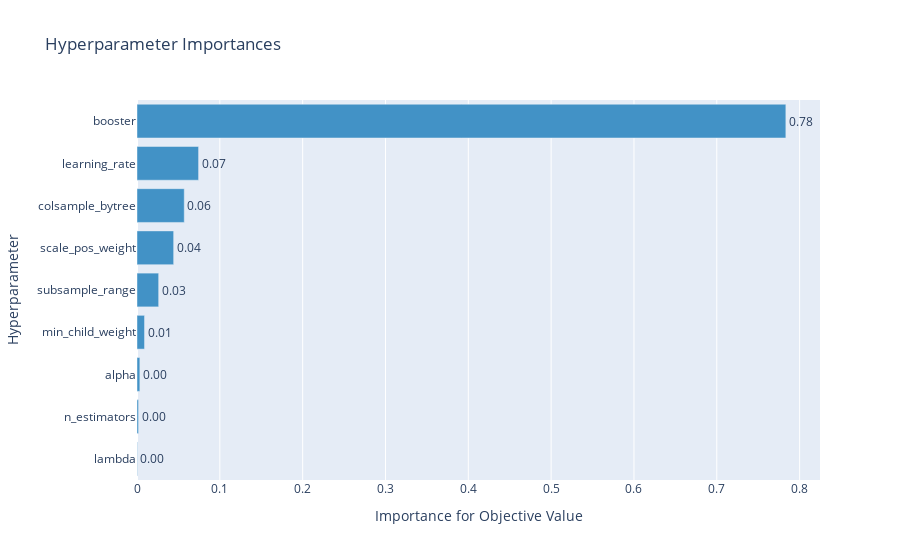

This figure's notebook cell:
### Code cell
fig = optuna.visualization.plot_param_importances(study)
fig.show();

### Figure 1 — Plotly figure (JSON) as saved in the notebook; plotly's stock layout.template omitted (floating-point values rounded to 4 significant figures)
{"data": [{"cliponaxis": false, "hovertemplate": ["lambda (LogUniformDistribution): 0.00045926882183034773<extra></extra>", "n_estimators (IntUniformDistribution): 0.0018544364496678395<extra></extra>", "alpha (LogUniformDistribution): 0.0034391127213557566<extra></extra>", "min_child_weight (IntUniformDistribution): 0.009085584064134497<extra></extra>", "subsample_range (UniformDistribution): 0.026152872310114553<extra></extra>", "scale_pos_weight (IntUniformDistribution): 0.04424713216252803<extra></extra>", "colsample_bytree (UniformDistribution): 0.05704232044449002<extra></extra>", "learning_rate (UniformDistribution): 0.07434495665637812<extra></extra>", "booster (CategoricalDistribution): 0.7833743163695007<extra></extra>"], "marker": {"color": "rgb(66,146,198)"}, "orientation": "h", "text": ["0.00045926882183034773", "0.0018544364496678395", "0.0034391127213557566", "0.009085584064134497", "0.026152872310114553", "0.04424713216252803", "0.05704232044449002", "0.07434495665637812", "0.7833743163695007"], "textposition": "outside", "texttemplate": "%{text:.2f}", "type": "bar", "x": [0.0004593, 0.001854, 0.003439, 0.009086, 0.02615, 0.04425, 0.05704, 0.07434, 0.7834], "y": ["lambda", "n_estimators", "alpha", "min_child_weight", "subsample_range", "scale_pos_weight", "colsample_bytree", "learning_rate", "booster"]}], "layout": {"showlegend": false, "title": {"text": "Hyperparameter Importances"}, "xaxis": {"title": {"text": "Importance for Objective Value"}}, "yaxis": {"title": {"text": "Hyperparameter"}}}}
